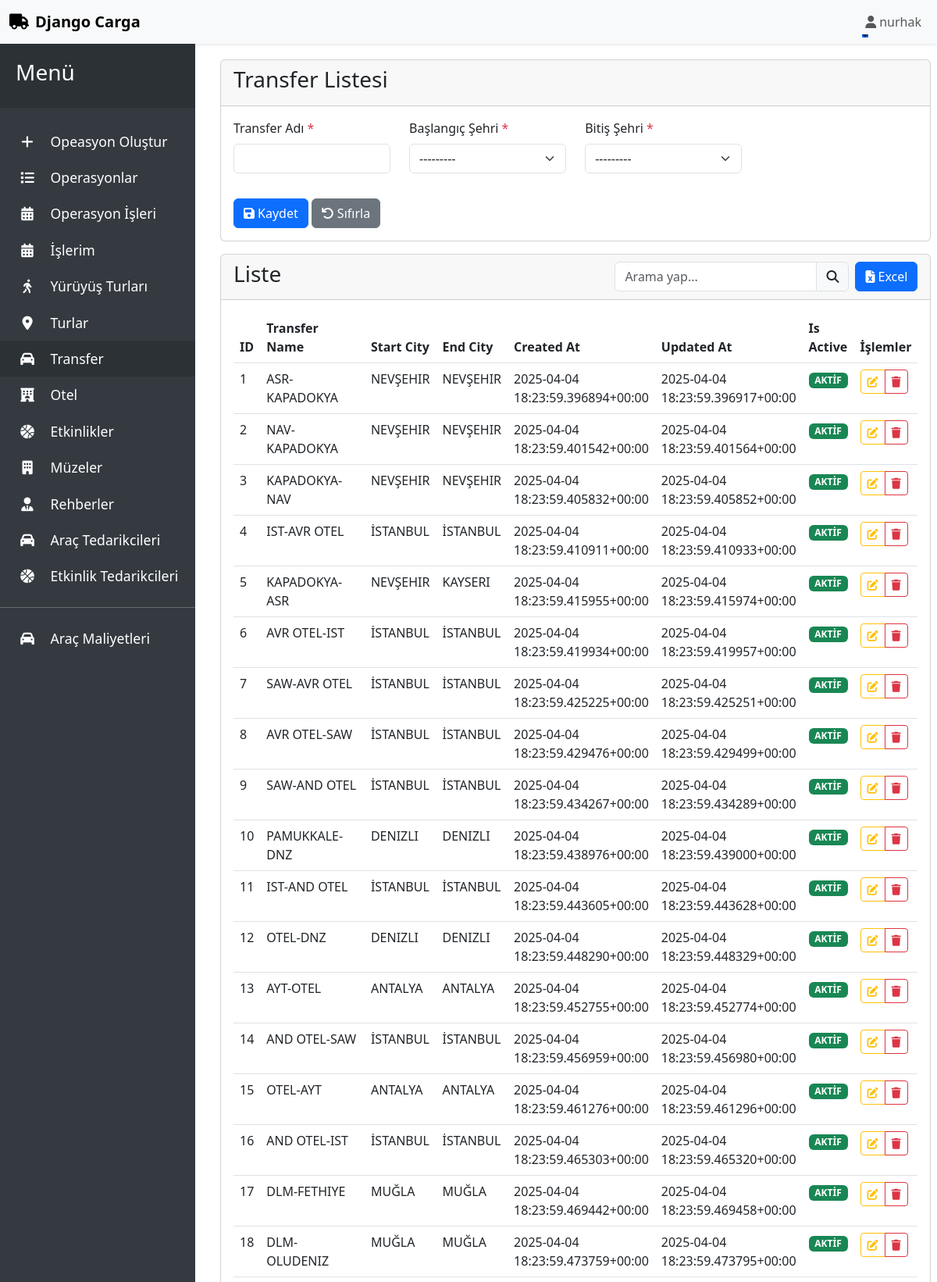
The app's page /list/Transfer/ (signed in, upper part) with its own data.
### tour/models.py (models this page shows, shortened)
class CustomUser(AbstractUser):
    GENDER_CHOICES = (
        ('male', _('Erkek')),
        ('female', _('Kadın')),
        ('other', _('Diğer')),
    )
    ROLE_CHOICES = (
        ('admin', _('Sistem Yöneticisi')),
        ('company_admin', _('Şirket Yöneticisi')),
        ('manager', _('Müdür')),
        ('operation_chief', _('Operasyon Şefi')),
        ('operation_staff', _('Operasyon Personeli')),
        ('accounting', _('Muhasebe')),
    )
    phone = models.CharField(
        _('Telefon Numarası'),
        max_length=20,
        null=True,
        blank=True
    )
    gender = models.CharField(
        _('Cinsiyet'),
        max_length=10,
        choices=GENDER_CHOICES,
        null=True,
        blank=True
    )
    photo = models.ImageField(
        _('Profil Fotoğrafı'),
        upload_to='user_photos/',
        null=True,
        blank=True
    )
    role = models.CharField(
        _('Rol'),
        max_length=20,
        choices=ROLE_CHOICES,
        default='employee'
    )
    reset_code = models.CharField(
        _('Parola Sıfırlama Kodu'),
        max_length=6,
        null=True,
        blank=True
    )
    reset_code_created_at = models.DateTimeField(
        _('Parola Sıfırlama Kodu Oluşturulma Tarihi'),
        null=True,
        blank=True
    )
    class Meta:
        verbose_name = _('Kullanıcı')
        verbose_name_plural = _('Kullanıcılar')

class Transfer(models.Model):
    name = models.CharField(verbose_name="Transfer Name", max_length=255)
    start_city = models.ForeignKey(City, verbose_name="Start City", on_delete=models.CASCADE, related_name='transfer_starts')
    end_city = models.ForeignKey(City, verbose_name="End City", on_delete=models.CASCADE, related_name='transfer_ends')
    created_at = models.DateTimeField(verbose_name="Created At", auto_now_add=True)
    updated_at = models.DateTimeField(verbose_name="Updated At", auto_now=True)
    is_active = models.BooleanField(verbose_name="Is Active", default=True)

class City(models.Model):
    name = models.CharField(verbose_name=("City Name"), max_length=100, unique=True)
    code = models.CharField(verbose_name=("City Code"), max_length=10, unique=True, validators=[MinLengthValidator(2), MaxLengthValidator(10)])
    class Meta:
        verbose_name = _("City")
        verbose_name_plural = _("Cities")
    def __str__(self):
        return self.name

### tour/views.py (the view, shortened to what this page needs)
# urls.py: path('list/<str:model>/', views.generic_list_view, name='list'),
@login_required
def generic_list_view(request, model):
    try:
        model_class = apps.get_model(app_label="tour", model_name=model)
        objects = model_class.objects.all()
        search_query = request.GET.get('search', '')
        form_classes = {
            'Currency': CurrencyForm,
            'VehicleType': VehicleTypeForm,
            'BuyerCompany': BuyerCompanyForm,
            'Tour': TourForm,
            'NoVehicleTour': NoVehicleTourForm,
            'Transfer': TransferForm,
            'Hotel': HotelForm,
            'Museum': MuseumForm,
            'Activity': ActivityForm,
            'Guide': GuideForm,
            'VehicleSupplier': VehicleSupplierForm,
            'ActivitySupplier': ActivitySupplierForm,
            'VehicleCost': VehicleCostForm,
        }
        form_class = form_classes.get(model)
        if not form_class:
            raise ValueError(f'Form sınıfı bulunamadı: {model}')
        if request.method == 'POST':
            form = form_class(request.POST, request.FILES)
            if form.is_valid():
                form.save()
                messages.success(request, 'Kayıt başarıyla oluşturuldu.')
                if request.headers.get('HX-Request'):
                    return render(request, 'generic/generic_form.html', {'form': form_class()})
                return redirect('tour:list', model=model)
        else:
            form = form_class()
        paginator = Paginator(objects, 100)  # Her sayfada 100 kayıt göster
        page = request.GET.get('page')
        try:
            objects = paginator.page(page)
        except PageNotAnInteger:
            objects = paginator.page(1)
        except EmptyPage:
            objects = paginator.page(paginator.num_pages)
        context = {
            'page_title': f'{model} Listesi',
            'model': model,
            'form': form,
            'objects': objects,
            'fields': model_class._meta.fields,
            'detail_url': 'tour:detail',
            'update_url': 'tour:update',
            'delete_url': 'tour:delete',
            'search_query': search_query,  # Arama sorgusunu context'e ekle
        }
        if request.headers.get('HX-Request'):
            return render(request, 'generic/generic_table.html', context)
        return render(request, 'generic/generic.html', context)
    except (LookupError, ValueError) as e:
        messages.error(request, f'Model bulunamadı: {str(e)}')
        return render(request, 'tour/error.html', {'error': 'Model bulunamadı'})

### tour/forms.py
class TransferForm(forms.ModelForm):
    class Meta:
        model = Transfer
        fields = ['name', 'start_city', 'end_city']
        labels = {
            'name': 'Transfer Adı',
            'start_city': 'Başlangıç Şehri',
            'end_city': 'Bitiş Şehri'
        }
        widgets = {
            'start_city': SearchableSelect(),
            'end_city': SearchableSelect()
        }

### tour/templatetags/custom_filters.py (called while the page is built)
@register.filter
def add_class(field, class_name):
    return field.as_widget(attrs={'class': class_name})

@register.filter
def getattr_filter(obj, attr):
    try:
        return getattr(obj, attr)
    except (AttributeError, TypeError):
        return None

### tour/templates/generic/generic.html (shortened to what this page needs)
{% extends 'base.html' %}
{% load static %}
{% load custom_filters %}
{% block content %}
<div class="container-fluid">
    <div class="row">
        <div class="col-12">
            <div class="card">
                <div class="card-header">
                    <h3 class="card-title">{{ page_title }}</h3>
                </div>
                <div class="card-body">
                    {% include 'generic/generic_form.html' with form=form %}
                </div>
            </div>
            <div class="card mt-3">
                <div class="card-header d-flex justify-content-between align-items-center">
                    <h3 class="card-title">Liste</h3>
                    <div class="d-flex justify-content-end">
                        <div class="input-group me-2" style="width: 300px;">
                            <input type="text"
                                   class="form-control"
                                   id="search-input"
                                   name="search"
                                   placeholder="Arama yap..."
                                   value="{{ search_query }}"
                                   hx-get="{% url 'tour:list' model=model %}"
                                   hx-trigger="keyup changed delay:500ms, search"
                                   hx-target="#table-container"
                                   hx-push-url="true">
                            <span class="input-group-text">
                                <i class="fas fa-search"></i>
                            </span>
                        </div>
                        <a href="{% url 'tour:export' model=model %}" class="btn btn-primary">
                            <i class="fas fa-file-excel"></i>
                            Excel
                        </a>
                    </div>
                </div>
                <div class="card-body">
                    <div id="table-container">
                        {% include 'generic/generic_table.html' with objects=objects fields=fields detail_url=detail_url update_url=update_url delete_url=delete_url %}
                    </div>
                </div>
            </div>
        </div>
    </div>
</div>
{% endblock %}

### tour/templates/includes/navbar.html (shortened to what this page needs)
<nav class="navbar navbar-expand-lg navbar-light bg-light shadow-sm">
    <div class="container-fluid">
        <a class="navbar-brand" href="/">
            <i class="fas fa-truck me-2"></i>Django Carga
        </a>
        <div class="collapse navbar-collapse" id="navbarNav">
            <ul class="navbar-nav ms-auto">
                {% if user.is_authenticated %}
                <li class="nav-item dropdown">
                    <a class="nav-link dropdown-toggle" href="#" id="navbarDropdown" role="button" data-bs-toggle="dropdown" aria-expanded="false">
                        <i class="fas fa-user me-1"></i>{{ user.username }}
                    </a>
                </li>
                {% endif %}
            </ul>
        </div>
    </div>
</nav>

### tour/templates/generic/generic_tr.html (shortened to what this page needs)
{% load custom_filters %}
<tr id="row-{{ object.id }}">
    {% for field in fields %}
    <td>
        {% if field.name == 'image' and object.image %}
            <img src="{{ object.image.url }}" alt="{{ object }}" class="img-thumbnail" style="max-width: 50px;">
        {% elif field.name == 'date' %}
            {{ object|getattr_filter:field.name|date:"d.m.Y" }}
        {% elif field.name == 'time' %}
            {{ object|getattr_filter:field.name|time:"%H:%M" }}
        {% elif field.name == 'is_active' %}
            {% if object|getattr_filter:field.name|upper %}
                <span class="badge bg-success">AKTİF</span>
            {% else %}
                <span class="badge bg-danger">PASİF</span>
            {% endif %}
        {% else %}
            {{ object|getattr_filter:field.name|upper }}
        {% endif %}
    </td>
    {% endfor %}
    <td>
        <div class="btn-group btn-group-sm">
            <button type="button" class="btn btn-outline-warning" title="Düzenle"
                    hx-get="{% url 'tour:update' model=model pk=object.id %}"
                    hx-target="#form-container"
                    hx-swap="innerHTML">
                <i class="fas fa-edit"></i>
            </button>
            <button type="button" class="btn btn-outline-danger" title="Sil"
                    hx-delete="{% url 'tour:delete' model=model pk=object.id %}"
                    hx-target="#row-{{ object.id }}"
                    hx-swap="outerHTML"
                    hx-confirm="Bu kaydı silmek istediğinizden emin misiniz?">
                <i class="fas fa-trash"></i>
            </button>
        </div>
    </td>
</tr>

### tour/templates/includes/head.html (style rules this page uses)
body { min-height: 100vh; display: flex; flex-direction: column; }
.navbar-brand { font-weight: bold; }
.nav-link { position: relative; }
.nav-link::after { content: ''; position: absolute; width: 0; height: 2px; bottom: 0; left: 0; background-color: #0d6efd; transition: width 0.3s; }

### records on screen
CustomUser: username "nurhak"
Transfer: fields "1" "ASR-KAPADOKYA" "NEVŞEHIR" "NEVŞEHIR" "2025-04-04 18:23:59.396894+00:00" "2025-04-04 18:23:59.396917+00:00", is_active "AKTİF"
Transfer: fields "2" "NAV-KAPADOKYA" "NEVŞEHIR" "NEVŞEHIR" "2025-04-04 18:23:59.401542+00:00" "2025-04-04 18:23:59.401564+00:00", is_active "AKTİF"
Transfer: fields "3" "KAPADOKYA-NAV" "NEVŞEHIR" "NEVŞEHIR" "2025-04-04 18:23:59.405832+00:00" "2025-04-04 18:23:59.405852+00:00", is_active "AKTİF"
Transfer: fields "4" "IST-AVR OTEL" "İSTANBUL" "İSTANBUL" "2025-04-04 18:23:59.410911+00:00" "2025-04-04 18:23:59.410933+00:00", is_active "AKTİF"
Transfer: fields "5" "KAPADOKYA-ASR" "NEVŞEHIR" "KAYSERI" "2025-04-04 18:23:59.415955+00:00" "2025-04-04 18:23:59.415974+00:00", is_active "AKTİF"
Transfer: fields "6" "AVR OTEL-IST" "İSTANBUL" "İSTANBUL" "2025-04-04 18:23:59.419934+00:00" "2025-04-04 18:23:59.419957+00:00", is_active "AKTİF"
Transfer: fields "7" "SAW-AVR OTEL" "İSTANBUL" "İSTANBUL" "2025-04-04 18:23:59.425225+00:00" "2025-04-04 18:23:59.425251+00:00", is_active "AKTİF"
Transfer: fields "8" "AVR OTEL-SAW" "İSTANBUL" "İSTANBUL" "2025-04-04 18:23:59.429476+00:00" "2025-04-04 18:23:59.429499+00:00", is_active "AKTİF"
Transfer: fields "9" "SAW-AND OTEL" "İSTANBUL" "İSTANBUL" "2025-04-04 18:23:59.434267+00:00" "2025-04-04 18:23:59.434289+00:00", is_active "AKTİF"
Transfer: fields "10" "PAMUKKALE-DNZ" "DENIZLI" "DENIZLI" "2025-04-04 18:23:59.438976+00:00" "2025-04-04 18:23:59.439000+00:00", is_active "AKTİF"
Transfer: fields "11" "IST-AND OTEL" "İSTANBUL" "İSTANBUL" "2025-04-04 18:23:59.443605+00:00" "2025-04-04 18:23:59.443628+00:00", is_active "AKTİF"
Transfer: fields "12" "OTEL-DNZ" "DENIZLI" "DENIZLI" "2025-04-04 18:23:59.448290+00:00" "2025-04-04 18:23:59.448329+00:00", is_active "AKTİF"
Transfer: fields "13" "AYT-OTEL" "ANTALYA" "ANTALYA" "2025-04-04 18:23:59.452755+00:00" "2025-04-04 18:23:59.452774+00:00", is_active "AKTİF"
Transfer: fields "14" "AND OTEL-SAW" "İSTANBUL" "İSTANBUL" "2025-04-04 18:23:59.456959+00:00" "2025-04-04 18:23:59.456980+00:00", is_active "AKTİF"
Transfer: fields "15" "OTEL-AYT" "ANTALYA" "ANTALYA" "2025-04-04 18:23:59.461276+00:00" "2025-04-04 18:23:59.461296+00:00", is_active "AKTİF"
Transfer: fields "16" "AND OTEL-IST" "İSTANBUL" "İSTANBUL" "2025-04-04 18:23:59.465303+00:00" "2025-04-04 18:23:59.465320+00:00", is_active "AKTİF"
Transfer: fields "17" "DLM-FETHIYE" "MUĞLA" "MUĞLA" "2025-04-04 18:23:59.469442+00:00" "2025-04-04 18:23:59.469458+00:00", is_active "AKTİF"
Transfer: fields "18" "DLM-OLUDENIZ" "MUĞLA" "MUĞLA" "2025-04-04 18:23:59.473759+00:00" "2025-04-04 18:23:59.473795+00:00", is_active "AKTİF"

### other values on screen
{{ page_title }} "Transfer Listesi"
{{ field.label }} "Transfer Adı" "Başlangıç Şehri" "Bitiş Şehri"
{{ field.verbose_name }} "ID" "Transfer Name" "Start City" "End City" "Created At" "Updated At" "Is Active"
